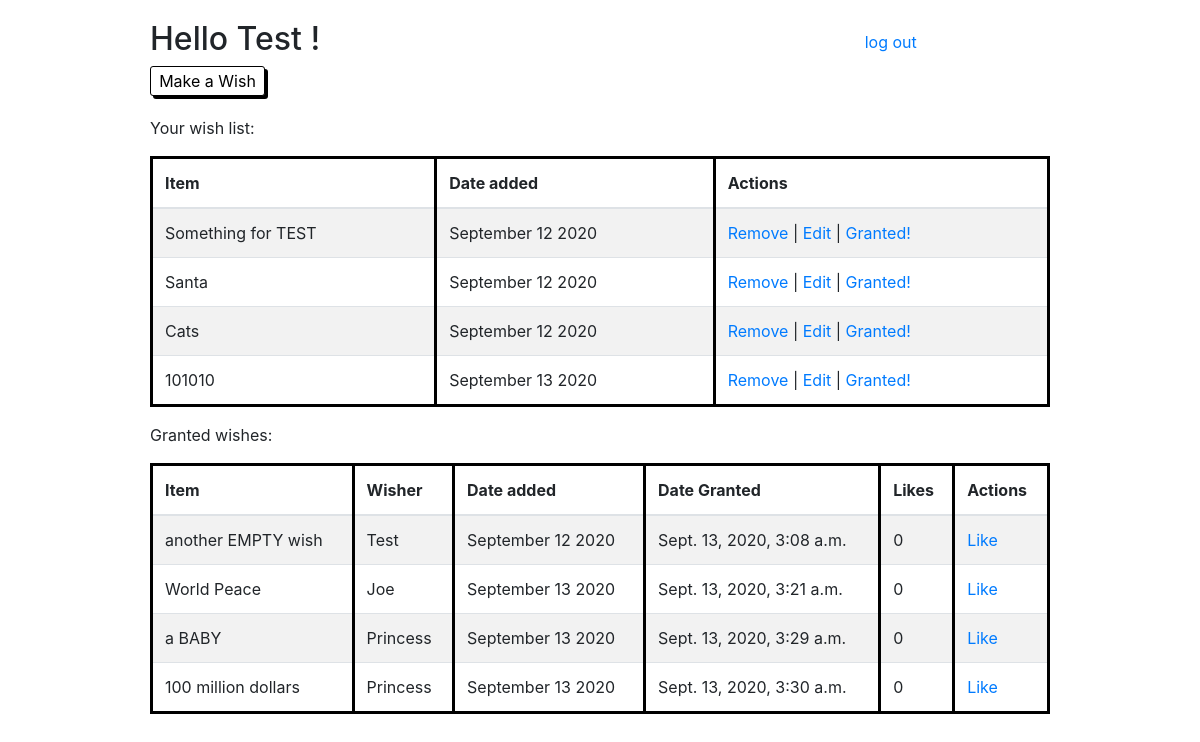
Page /wishes (signed in) on the committed database.
### wish_app/models.py (models this page shows)
class Users(models.Model):
    first_name = models.CharField(max_length=80)
    last_name = models.CharField(max_length=80)
    email = models.CharField(max_length=255)
    password = models.CharField(max_length=255)
    created_at = models.DateTimeField(auto_now_add=True)
    updated_at = models.DateTimeField(auto_now=True)
    objects = UsersManager()

class Wishes(models.Model):
    wish = models.CharField(max_length=100)
    description = models.CharField(max_length=255)
    wisher = models.ForeignKey(Users, related_name="wishes", on_delete=models.CASCADE)
    granted = models.BooleanField(default=False)
    created_at = models.DateTimeField(auto_now_add=True)
    updated_at = models.DateTimeField(auto_now=True)
    objects = WishesManager()

### wish_app/views.py (the view)
# urls.py: path('wishes', views.wishes),
def wishes(request):
    if 'u_id' not in request.session:
        return redirect('/')
    context = {
        'user': Users.objects.get(id=request.session['u_id']),
        'wish_list': Wishes.objects.filter(wisher=Users.objects.get(id=request.session['u_id'])),
        'granted_list': Wishes.objects.filter(granted=True),
    }
    return render(request, 'home.html', context)

### wish_app/templates/home.html (shortened to what this page needs)
<!DOCTYPE html>
<html lang="en">
<head>
    <link rel="stylesheet" href="https://stackpath.bootstrapcdn.com/bootstrap/4.5.2/css/bootstrap.min.css">
    {% load static %}
    <link rel="stylesheet" href="{% static 'style.css' %}">
    <link rel="stylesheet" href="{% static 'wstyle.css' %}">
</head>
<body>
    <div class="wrapper">
        <div class="header">
            <h2>Hello {{user.first_name}} !</h2>
            <a href="/logout">log out</a>
            <form action="/wishes/new" method="GET"><button type="submit">Make a Wish</button></form>
        </div>
        <p>Your wish list:</p>
        <table class="table table-striped" class="wish_list">
            <thead>
                <tr>
                    <th scope="col">Item</th>
                    <th scope="col">Date added</th>
                    <th scope="col">Actions</th>
                </tr>
            </thead>
            <tbody>
                {% for wish in wish_list %}
                    {% if wish.granted != True %}
                    <tr>
                        <td>{{ wish.wish }}</td>
                        <td>{{ wish.created_at|date:"F d Y" }}</td>
                        <td><a href="/delete_wish/{{wish.id}}">Remove</a> | <a href="/edit/{{wish.id}}">Edit</a> | <a href="/grant/{{wish.id}}"> Granted!</a></td>
                    </tr>
                    {% endif %}
                {% endfor %}
            </tbody>
        </table>
        <p>Granted wishes:</p>
        <table class="table table-striped" class="granted_list">
            <thead>
                <tr>
                    <th scope="col">Item</th>
                    <th scope="col">Wisher</th>
                    <th scope="col">Date added</th>
                    <th scope="col">Date Granted</th>
                    <th scope="col">Likes</th>
                    <th scope="col">Actions</th>
                </tr>
            </thead>
            <tbody>
                {% for granted in granted_list %}
                <tr>
                    <td>{{ granted.wish }}</td>
                    <td>{{ granted.wisher.first_name }}</td>
                    <td>{{ granted.created_at|date:"F d Y" }}</td>
                    <td>{{ granted.updated_at }}</td>
                    <td>0</td>
                    <td><a href="">Like</a></td>
                </tr>
                {% endfor %}
            </tbody>
        </table>
    </div>
</body>
</html>

### wish_app/static/style.css (style rules this page uses)
* { margin: 0; padding: 0; }
.wrapper { width: 900px; margin: auto; }
button { width: 80px; height: 30px; background-color: white; color: black; border: 1px solid black; box-shadow: 3px 3px black; border-radius: 3px; margin-left: 71%; }

### wish_app/static/wstyle.css (style rules this page uses)
.header { width: 900px; margin: 20px 0 20px 0; }
h2 { display: inline-block; }
.header a { display: inline-block; vertical-align: top; margin: 10px 15px 0 60%; }
.header form { display: inline-block; }
.header button { width: 115px; display: inline-block; margin: 0 0 0 0; }
table { border-collapse: collapse; border: 3px solid black; }
th, td { border-right: 3px solid black;; }

### rows in the picture
Users: first_name "Test"
Wishes: wish "Something for TEST", created_at "September 12 2020"
Wishes: wish "Santa", created_at "September 12 2020"
Wishes: wish "Cats", created_at "September 12 2020"
Wishes: wish "101010", created_at "September 13 2020"
Wishes: wish "another EMPTY wish", wisher.first_name "Test", created_at "September 12 2020", updated_at "Sept. 13, 2020, 3:08 a.m."
Wishes: wish "World Peace", wisher.first_name "Joe", created_at "September 13 2020", updated_at "Sept. 13, 2020, 3:21 a.m."
Wishes: wish "a BABY", wisher.first_name "Princess", created_at "September 13 2020", updated_at "Sept. 13, 2020, 3:29 a.m."
Wishes: wish "100 million dollars", wisher.first_name "Princess", created_at "September 13 2020", updated_at "Sept. 13, 2020, 3:30 a.m."
